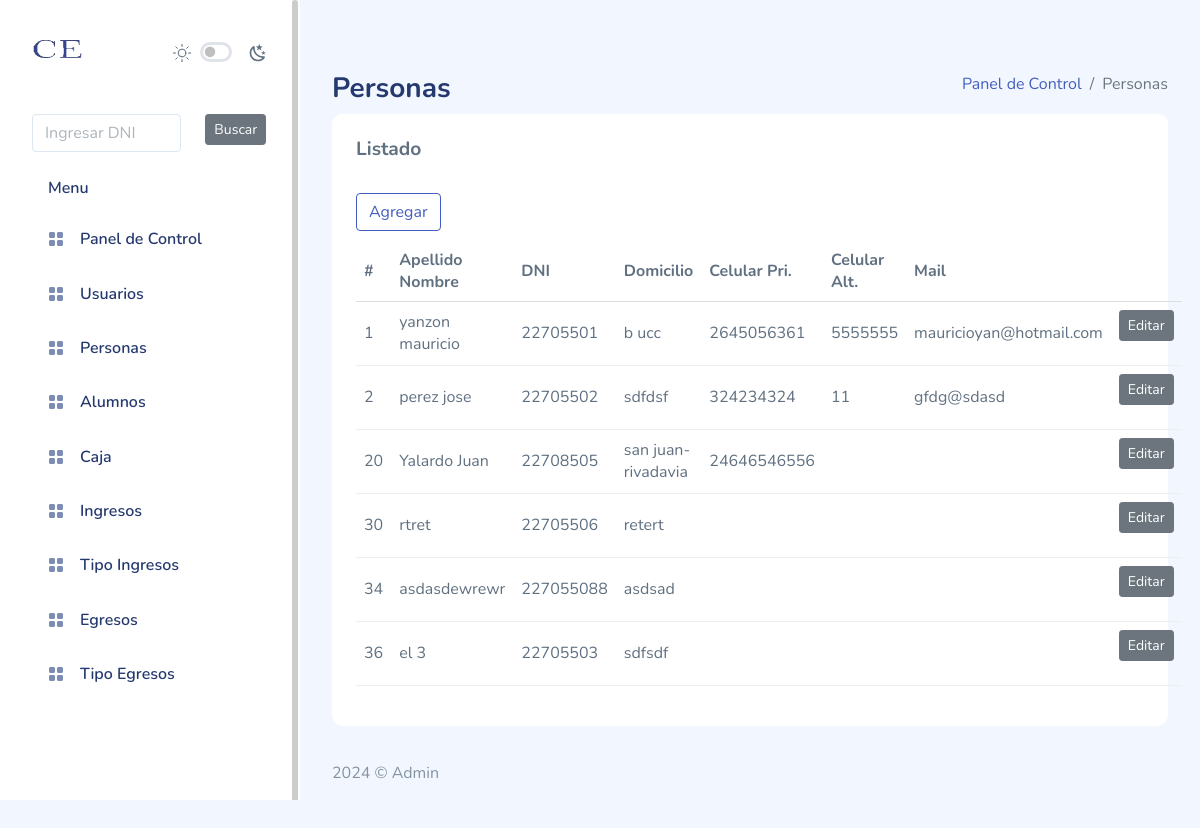
Page /personas/index.php (signed in) on the committed database.
### tables this page shows
CREATE TABLE `persona` (
  `id` int(5) NOT NULL,
  `apellidonombre` varchar(30) NOT NULL,
  `dni` int(9) NOT NULL,
  `domicilio` varchar(50) NOT NULL,
  `cel1` varchar(11) NOT NULL,
  `cel2` varchar(11) NOT NULL,
  `mail` varchar(35) NOT NULL
);

### bd/conexion.php (called while the page is built, shortened)
<?php
class Conexion
{
	private static $objCon = null;
	public static function obtenerInstancia()
	{
		if (self::$objCon == null) {
			self::$objCon = mysqli_connect("localhost", "root", "", "bdce");
		}
		return self::$objCon;
	}
}

### personas/persona.php (called while the page is built, shortened)
<?php
include_once("../bd/conexion.php");
class Persona
{
  public function lista()
  {
    $consulta = "SELECT * FROM persona";
    $rs = mysqli_query(conexion::obtenerInstancia(), $consulta);
    if (mysqli_num_rows($rs) > 0) {
      while ($fila = mysqli_fetch_assoc($rs)) {
        $data[] = $fila;
      }
    }
    return $data;
  }
}

### personas/index.php (the view, shortened to what this page needs)
<?php
include("../cabecera.php");
include("../menu.php");
include("persona.php");
?>
<div id="main">
    <div class="page-heading">
        <div class="page-title">
            <div class="row">
                <div class="col-12 col-md-6 order-md-1 order-last">
                    <h3>Personas</h3>
                </div>
                <div class="col-12 col-md-6 order-md-2 order-first">
                    <nav aria-label="breadcrumb" class="breadcrumb-header float-start float-lg-end">
                        <ol class="breadcrumb">
                            <li class="breadcrumb-item"><a href="../panelcontrol/index.php">Panel de Control</a></li>
                            <li class="breadcrumb-item active" aria-current="page">Personas</li>
                        </ol>
                    </nav>
                </div>
            </div>
        </div>
        <section class="section">
            <div class="card">
                <div class="card-header">
                    <h4 class="card-title">Listado</h4>
                </div>
                <div class="card-body">
                    <div class="buttons">
                        <a href="nuevo.php" class="btn btn-outline-primary">Agregar</a>
                    </div>
                    <table class="table table-flush" id="datatable">
                        <thead class="thead-light">
                            <tr>
                                <th>#</th>
                                <th>Apellido Nombre</th>
                                <th>DNI</th>
                                <th>Domicilio</th>
                                <th>Celular Pri.</th>
                                <th>Celular Alt.</th>
                                <th>Mail</th>
                                <th></th>
                            </tr>
                        </thead>
                        <tbody>
                            <?php
                            $objeto = new Persona();
                            $usuarios = $objeto->lista();
                            foreach ($usuarios as $item) {
                            ?>
                                <tr>
                                    <td><?php echo $item['id']; ?></td>
                                    <td><?php echo $item['apellidonombre']; ?></td>
                                    <td><?php echo $item['dni']; ?></td>
                                    <td><?php echo $item['domicilio']; ?></td>
                                    <td><?php echo $item['cel1']; ?></td>
                                    <td><?php echo $item['cel2']; ?></td>
                                    <td><?php echo $item['mail']; ?></td>
                                    <td>
                                        <form method="POST" role="form" action="editar.php">
                                            <button class="btn btn-sm btn-secondary d-inline-flex align-items-center">Editar</button>
                                        </form>
                                    </td>
                                </tr>
                            <?php
                            }
                            ?>
                        </tbody>
                    </table>
                </div>
            </div>
        </section>
        <?php
        include("../pie.php");
        ?>

### cabecera.php (shortened to what this page needs)
<!DOCTYPE html>
<html lang="en">
<head>
    <link rel="stylesheet" href="../assets/css/app.css">
    <link rel="stylesheet" href="../assets/css/app-dark.css">
    <link rel="stylesheet" href="../assets/css/iconly.css">
</head>
<body>
    <div id="app">

### menu.php (shortened to what this page needs)
<div id="sidebar" class="active">
  <div class="sidebar-wrapper active ps ps--active-y">
    <div class="sidebar-header position-relative">
      <div class="d-flex justify-content-between align-items-center">
        <div class="logod">
          <a href="../panelcontrol/index.php"><img src="../assets/logo/sinfondologopequeño.png" alt="CE" height="150px"
              width="50px" srcset=""></a>
        </div>
        <div class="theme-toggle d-flex gap-2  align-items-center mt-2">
          <div class="form-check form-switch fs-6">
            <input class="form-check-input  me-0" type="checkbox" id="toggle-dark" style="cursor: pointer">
          </div>
        </div>
      </div>
    </div>
    <div class="sidebar-menu">
      <ul class="menu">
        <li class="sidebar-item ">
        <form method="post" action="../perfil/index.php">
        <div class="row">
            <div class="col-8">
              <input type="number" id="dni" class="form-control" name="dni" placeholder="Ingresar DNI">
            </div>
            <div class="col-4">
              <button type="submit" id="buscar_dni_perfil" class="btn btn-sm btn-secondary d-inline-flex align-items-center">Buscar</button>
            </div>
        </div>
        </form>
        </li>
        <li class="sidebar-title">Menu</li>
        <li class="sidebar-item ">
          <a href="../panelcontrol/index.php" class="sidebar-link">
            <i class="bi bi-grid-fill"></i>
            <span>Panel de Control</span>
          </a>
        </li>
        <li class="sidebar-item ">
          <a href="../usuarios/index.php" class="sidebar-link">
            <i class="bi bi-grid-fill"></i>
            <span>Usuarios</span>
          </a>
        </li>
        <li class="sidebar-item ">
          <a href="../personas/index.php" class="sidebar-link">
            <i class="bi bi-grid-fill"></i>
            <span>Personas</span>
          </a>
        </li>
        <li class="sidebar-item ">
          <a href="../alumno/index.php" class="sidebar-link">
            <i class="bi bi-grid-fill"></i>
            <span>Alumnos</span>
          </a>
        </li>
        <li class="sidebar-item ">
          <a href="../caja/index.php" class="sidebar-link">
            <i class="bi bi-grid-fill"></i>
            <span>Caja</span>
          </a>
        </li>
        <li class="sidebar-item ">
          <a href="../ingreso/index.php" class="sidebar-link">
            <i class="bi bi-grid-fill"></i>
            <span>Ingresos</span>
          </a>
        </li>
        <li class="sidebar-item ">
          <a href="../tipo_ingreso/index.php" class="sidebar-link">
            <i class="bi bi-grid-fill"></i>
            <span>Tipo Ingresos</span>
          </a>
        </li>
        <li class="sidebar-item ">
          <a href="../egresos/index.php" class="sidebar-link">
            <i class="bi bi-grid-fill"></i>
            <span>Egresos</span>
          </a>
        </li>
        <li class="sidebar-item ">
          <a href="../tipo_egreso/index.php" class="sidebar-link">
            <i class="bi bi-grid-fill"></i>
            <span>Tipo Egresos</span>
          </a>
        </li>
      </ul>
    </div>
    <div class="ps__rail-y" style="top: 0px; height: 1498px; right: 0px;">
      <div class="ps__thumb-y" tabindex="0" style="top: 0px; height: 1200px;"></div>
    </div>
  </div>
</div>

### pie.php (shortened to what this page needs)
<footer>
    <div class="footer clearfix mb-0 text-muted">
        <div class="float-start">
            <p>2024 &copy; Admin</p>
        </div>
    </div>
</footer>
</div>
</div>
</body>
</html>

### rows in the picture
persona: id "1", apellidonombre "yanzon mauricio", dni "22705501", domicilio "b ucc", cel1 "2645056361", cel2 "5555555", mail "mauricioyan@hotmail.com"
persona: id "2", apellidonombre "perez jose", dni "22705502", domicilio "sdfdsf", cel1 "324234324", cel2 "11", mail "gfdg@sdasd"
persona: id "20", apellidonombre "Yalardo Juan", dni "22708505", domicilio "san juan- rivadavia", cel1 "24646546556"
persona: id "30", apellidonombre "rtret", dni "22705506", domicilio "retert"
persona: id "34", apellidonombre "asdasdewrewr", dni "227055088", domicilio "asdsad"
persona: id "36", apellidonombre "el 3", dni "22705503", domicilio "sdfsdf"
